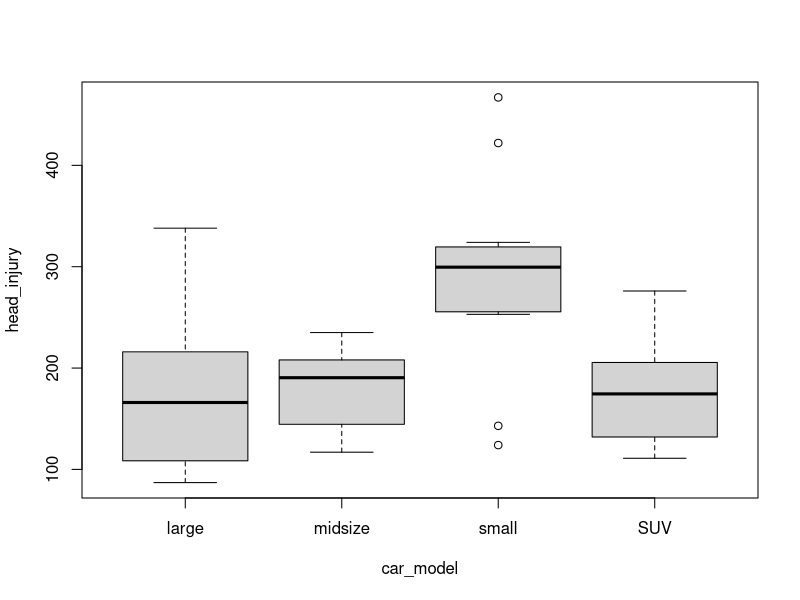
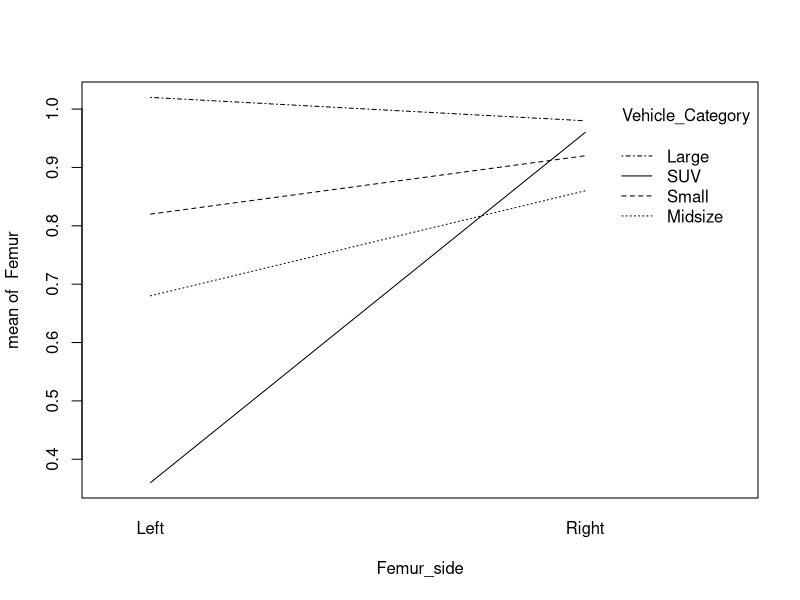

Here is the R script that generated these plots, in order:
## ---- chunk 1
knitr::opts_chunk$set(echo = TRUE)
## ---- chunk 2
small <- c(253, 143, 124, 301, 422, 324, 258, 271, 467, 298, 315, 304)
midsize <- c(117, 121, 204, 195, 186, 178, 157, 203, 132, 212, 229, 235)
large <- c(249, 90, 178, 114, 183, 87, 180, 103, 154, 129, 266, 338)
SUV  <- c(121, 112, 261, 145, 198, 193, 193, 111, 276, 156, 213, 143)
head_injury <- c(small, midsize, large, SUV)
car_model <- c(rep("small", 12), rep("midsize", 12), rep("large", 12), rep("SUV", 12))
HIC <- data.frame(head_injury, car_model)
head_injury <- c(small, midsize, large, SUV)
car_model <- c(rep("small", 12), rep("midsize", 12), rep("large", 12), rep("SUV", 12))

boxplot(head_injury ~ car_model)

library(car)
leveneTest(head_injury, car_model)

ANOVA1 <- aov(head_injury ~ car_model)

summary(ANOVA1)

TukeyHSD(ANOVA1)

## ---- chunk 3
Femur_left <- c(1.6, 1.4, 0.5, 0.2, 0.4, 0.4, 0.7, 1.1, 0.7, 0.5, 0.6, 1.8, 0.3, 1.3, 1.1, 0.4, 0.4, 0.6, 0.2, 0.2)
Femur_right <- c(2.8, 1.0, 0.3, 0.3, 0.2, 0.6, 0.8, 1.3, 0.5, 1.1, 1.5, 1.7, 0.2, 0.6, 0.9, 0.7, 0.7, 3.0, 0.2, 0.2)
Femur <- c(Femur_left, Femur_right)
Femur_side <- c(rep("Left", 20), rep("Right", 20))
Vehicle_Category <- c(rep("Small", 5), rep("Midsize", 5), rep("Large", 5), rep("SUV", 5),rep("Small", 5), rep("Midsize", 5), rep("Large", 5), rep("SUV", 5))
Crash_Test_Force <- data.frame(Femur, Femur_side, Vehicle_Category)

interaction.plot(Femur_side, Vehicle_Category, Femur)

ANOVA1 <- aov(Femur ~ Femur_side + Vehicle_Category + Femur_side * Vehicle_Category)

summary(ANOVA1)
                                         
